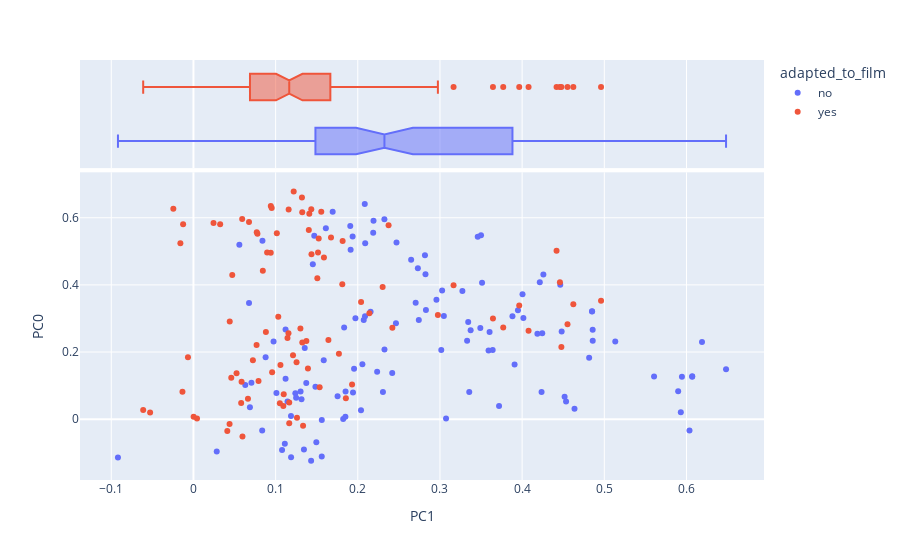

The notebook cell this image was saved under:
### Markdown cell above
## Riff 4: Working with adapted_to_film

### Code cell
# PCA visualization
from scipy.linalg import eigh
norm_docs = False 
center_term_vectors = False
TFIDF_L2 = pd.read_csv(f'{output_dir}/tfidf_l2.csv').set_index(['book_id', 'chap_id'])

# computing covariance matrix
COV = TFIDF_L2.cov()

# decompose matrix
eig_vals, eig_vecs = eigh(COV)

# convert eigen data to datagrames
EIG_VEC = pd.DataFrame(eig_vecs, index=COV.index, columns=COV.index)
EIG_VAL = pd.DataFrame(eig_vals, index=COV.index, columns=['eig_val'])
EIG_VAL.index.name = 'term_str'

# combine eigenvalues and eigenvectors
EIG_PAIRS = EIG_VAL.join(EIG_VEC.T)

# compute explained variance
EIG_PAIRS['exp_var'] = np.round((EIG_PAIRS.eig_val / EIG_PAIRS.eig_val.sum()) * 100, 2)

# pick top 10 components based on explained variance
COMPS = EIG_PAIRS.sort_values('exp_var', ascending=False).head(10).reset_index(drop=True)
COMPS.index.name = 'comp_id'
COMPS.index = ["PC{}".format(i) for i in COMPS.index.tolist()]
COMPS.index.name = 'pc_id'

# compute loadings (contribution of each term to the component)
LOADINGS = COMPS[COV.index].T
LOADINGS.index.name = 'term_str'

# compute top terms for each component
top_terms = []
for i in range(10):
    for j in [0, 1]:
        comp_str = ' '.join(LOADINGS.sort_values(f'PC{i}', ascending=bool(j)).head(5).index.to_list())
        top_terms.append((f"PC{i}", j, comp_str))
COMP_GLOSS = pd.DataFrame(top_terms).set_index([0,1]).unstack()
COMP_GLOSS.index.name = 'comp_id'
COMP_GLOSS.columns = COMP_GLOSS.columns.droplevel(0) 
COMP_GLOSS = COMP_GLOSS.rename(columns={0:'pos', 1:'neg'})

# project docs onto components to create document-component matrix
DCM = TFIDF_L2.dot(LOADINGS) 

# add meta data
LIB_COLS = ['title', 'year','goodreads', 'adapted_to_film']
DCM = DCM.join(LIB[LIB_COLS], on='book_id')

# define a doc field to name each chapter
DCM['doc'] = DCM.apply(lambda x: f"{x.title} {str(x.name[1]).zfill(2)}", 1)

# visualization function
def vis_pcs(M, a, b, label='title', hover_name='doc', symbol=None, size=None):
    return px.scatter(M, f"PC{a}", f"PC{b}", color=label, hover_name=hover_name, 
                     symbol=symbol, size=size,
                     marginal_x='box', height=600)

def vis_loadings(a=0, b=1, hover_name='term_str'):
    X = LOADINGS.join(VOCAB)
    return px.scatter(X.reset_index(), f"PC{a}", f"PC{b}", 
                      text='term_str', marginal_x='box', height=800)

vis_pcs(DCM, 1, 0, label='adapted_to_film')

### Figure 1 — Plotly figure (JSON) as saved in the notebook; plotly's stock layout.template omitted (floating-point values rounded to 4 significant figures)
{"data": [{"hovertemplate": "<b>%{hovertext}</b><br><br>adapted_to_film=no<br>PC1=%{x}<br>PC0=%{y}<extra></extra>", "hovertext": ["BetweenTheActs 01", "BetweenTheActs 02", "BetweenTheActs 03", "BetweenTheActs 04", "BetweenTheActs 05", "BetweenTheActs 06", "BetweenTheActs 07", "BetweenTheActs 08", "BetweenTheActs 09", "BetweenTheActs 10", "BetweenTheActs 11", "BetweenTheActs 12", "BetweenTheActs 13", "BetweenTheActs 14", "BetweenTheActs 15", "BetweenTheActs 16", "BetweenTheActs 17", "BetweenTheActs 18", "BetweenTheActs 19", "BetweenTheActs 20", "BetweenTheActs 21", "BetweenTheActs 22", "BetweenTheActs 23", "BetweenTheActs 24", "BetweenTheActs 25", "BetweenTheActs 26", "BetweenTheActs 27", "BetweenTheActs 28", "BetweenTheActs 29", "BetweenTheActs 30", "BetweenTheActs 31", "BetweenTheActs 32", "BetweenTheActs 33", "BetweenTheActs 34", "Flush 01", "Flush 02", "Flush 03", "Flush 04", "Flush 05", "Flush 06", "JacobsRoom 01", "JacobsRoom 02", "JacobsRoom 03", "JacobsRoom 04", "JacobsRoom 05", "JacobsRoom 06", "JacobsRoom 07", "JacobsRoom 08", "JacobsRoom 09", "JacobsRoom 10", "JacobsRoom 11", "JacobsRoom 12", "JacobsRoom 13", "JacobsRoom 14", "TheVoyageOut 01", "TheVoyageOut 02", "TheVoyageOut 03", "TheVoyageOut 04", "TheVoyageOut 05", "TheVoyageOut 06", "TheVoyageOut 07", "TheVoyageOut 08", "TheVoyageOut 09", "TheVoyageOut 10", "TheVoyageOut 11", "TheVoyageOut 12", "TheVoyageOut 13", "TheVoyageOut 14", "TheVoyageOut 15", "TheVoyageOut 16", "TheVoyageOut 17", "TheVoyageOut 18", "TheVoyageOut 19", "TheVoyageOut 20", "TheVoyageOut 21", "TheVoyageOut 22", "TheVoyageOut 23", "TheVoyageOut 24", "TheVoyageOut 25", "TheVoyageOut 26", "TheVoyageOut 27", "TheWaves 01", "TheWaves 02", "TheWaves 03", "TheWaves 04", "TheWaves 05", "TheWaves 06", "TheWaves 07", "TheWaves 08", "TheWaves 09", "TheWaves 10", "TheWaves 11", "TheWaves 12", "TheWaves 13", "TheWaves 14", "TheWaves 15", "TheWaves 16", "TheWaves 17", "TheWaves 18", "TheWaves 19", "TheWaves 20", "TheWaves 21", "TheWaves 22", "TheWaves 23", "TheWaves 24", "TheWaves 25", "TheWaves 26", "TheWaves 27", "TheYears 01", "TheYears 02", "TheYears 03", "TheYears 04", "TheYears 05", "TheYears 06", "TheYears 07", "TheYears 08", "TheYears 09", "TheYears 10"], "legendgroup": "no", "marker": {"color": "#636efa", "symbol": "circle"}, "mode": "markers", "name": "no", "orientation": "v", "showlegend": true, "type": "scatter", "x": [0.2056, 0.1562, 0.1145, 0.2236, 0.1822, 0.07056, 0.1315, 0.06872, 0.1834, 0.124, 0.1354, 0.08783, 0.101, 0.1121, 0.1851, 0.1304, 0.3373, 0.2419, 0.09751, 0.1121, 0.1249, 0.1585, 0.1373, 0.2325, 0.1484, 0.1955, 0.3591, 0.06308, 0.3016, 0.2743, 0.1754, 0.1187, 0.1849, 0.1942, 0.4859, 0.4816, 0.4186, 0.4859, 0.5134, 0.4851, 0.2306, 0.3604, 0.4015, 0.3491, 0.3882, 0.3344, 0.3047, 0.4481, 0.4851, 0.4245, 0.2829, 0.4464, 0.3949, 0.2039, 0.2824, 0.2649, 0.1937, 0.2324, 0.1971, 0.05585, 0.2072, 0.3026, 0.35, 0.2731, 0.1908, 0.2471, 0.2088, 0.1694, 0.1611, 0.2191, 0.2817, 0.06763, 0.2085, 0.2156, 0.1453, 0.2188, 0.08398, 0.147, 0.1913, 0.209, 0.2465, 0.08364, 0.6037, 0.02833, 0.3719, 0.4535, 0.4237, 0.4517, 0.4637, 0.3356, 0.3074, 0.3908, 0.1345, 0.5606, 0.5931, 0.1078, 0.6482, 0.1496, 0.5945, 0.1112, 0.5899, 0.1561, 0.607, 0.1432, 0.6069, 0.1188, 0.6189, -0.09189, 0.4258, 0.4005, 0.3641, 0.2957, 0.3512, 0.2704, 0.333, 0.4215, 0.3273, 0.346], "xaxis": "x", "y": [0.1638, -0.002191, 0.05286, 0.1414, 0.0006239, 0.1081, 0.05934, 0.03575, 0.2733, 0.07748, 0.2117, 0.1844, 0.0782, 0.2672, 0.08235, 0.08226, 0.2647, 0.1377, 0.2313, 0.1203, 0.06346, 0.1752, 0.108, 0.2075, 0.0963, 0.15, 0.2044, 0.1017, 0.2064, 0.2951, 0.06798, 0.00956, 0.00736, 0.0794, 0.2336, 0.183, 0.2542, 0.2661, 0.2312, 0.3205, 0.08119, 0.2597, 0.3016, 0.2717, 0.3066, 0.2892, 0.3071, 0.2614, 0.3216, 0.256, 0.3255, 0.4002, 0.3242, 0.02629, 0.4315, 0.4746, 0.5442, 0.5957, 0.3008, 0.5198, 0.2955, 0.3832, 0.5477, 0.4495, 0.5757, 0.5264, 0.3064, 0.618, 0.569, 0.5909, 0.4882, 0.3462, 0.6412, 0.3202, 0.4613, 0.555, 0.5313, 0.5462, 0.5047, 0.5243, 0.2859, -0.03413, -0.03357, -0.09612, 0.03942, 0.05251, 0.08081, 0.06702, 0.03108, 0.08086, 0.00229, 0.1628, -0.09072, 0.1267, 0.02033, -0.09201, 0.1484, -0.0689, 0.1266, -0.07351, 0.08293, -0.111, 0.1276, -0.1243, 0.1261, -0.1133, 0.2297, -0.1141, 0.4311, 0.372, 0.2063, 0.3559, 0.4067, 0.347, 0.2335, 0.408, 0.3817, 0.5433], "yaxis": "y"}, {"alignmentgroup": "True", "hovertemplate": "<b>%{hovertext}</b><br><br>adapted_to_film=no<br>PC1=%{x}<extra></extra>", "hovertext": ["BetweenTheActs 01", "BetweenTheActs 02", "BetweenTheActs 03", "BetweenTheActs 04", "BetweenTheActs 05", "BetweenTheActs 06", "BetweenTheActs 07", "BetweenTheActs 08", "BetweenTheActs 09", "BetweenTheActs 10", "BetweenTheActs 11", "BetweenTheActs 12", "BetweenTheActs 13", "BetweenTheActs 14", "BetweenTheActs 15", "BetweenTheActs 16", "BetweenTheActs 17", "BetweenTheActs 18", "BetweenTheActs 19", "BetweenTheActs 20", "BetweenTheActs 21", "BetweenTheActs 22", "BetweenTheActs 23", "BetweenTheActs 24", "BetweenTheActs 25", "BetweenTheActs 26", "BetweenTheActs 27", "BetweenTheActs 28", "BetweenTheActs 29", "BetweenTheActs 30", "BetweenTheActs 31", "BetweenTheActs 32", "BetweenTheActs 33", "BetweenTheActs 34", "Flush 01", "Flush 02", "Flush 03", "Flush 04", "Flush 05", "Flush 06", "JacobsRoom 01", "JacobsRoom 02", "JacobsRoom 03", "JacobsRoom 04", "JacobsRoom 05", "JacobsRoom 06", "JacobsRoom 07", "JacobsRoom 08", "JacobsRoom 09", "JacobsRoom 10", "JacobsRoom 11", "JacobsRoom 12", "JacobsRoom 13", "JacobsRoom 14", "TheVoyageOut 01", "TheVoyageOut 02", "TheVoyageOut 03", "TheVoyageOut 04", "TheVoyageOut 05", "TheVoyageOut 06", "TheVoyageOut 07", "TheVoyageOut 08", "TheVoyageOut 09", "TheVoyageOut 10", "TheVoyageOut 11", "TheVoyageOut 12", "TheVoyageOut 13", "TheVoyageOut 14", "TheVoyageOut 15", "TheVoyageOut 16", "TheVoyageOut 17", "TheVoyageOut 18", "TheVoyageOut 19", "TheVoyageOut 20", "TheVoyageOut 21", "TheVoyageOut 22", "TheVoyageOut 23", "TheVoyageOut 24", "TheVoyageOut 25", "TheVoyageOut 26", "TheVoyageOut 27", "TheWaves 01", "TheWaves 02", "TheWaves 03", "TheWaves 04", "TheWaves 05", "TheWaves 06", "TheWaves 07", "TheWaves 08", "TheWaves 09", "TheWaves 10", "TheWaves 11", "TheWaves 12", "TheWaves 13", "TheWaves 14", "TheWaves 15", "TheWaves 16", "TheWaves 17", "TheWaves 18", "TheWaves 19", "TheWaves 20", "TheWaves 21", "TheWaves 22", "TheWaves 23", "TheWaves 24", "TheWaves 25", "TheWaves 26", "TheWaves 27", "TheYears 01", "TheYears 02", "TheYears 03", "TheYears 04", "TheYears 05", "TheYears 06", "TheYears 07", "TheYears 08", "TheYears 09", "TheYears 10"], "legendgroup": "no", "marker": {"color": "#636efa", "symbol": "circle"}, "name": "no", "notched": true, "offsetgroup": "no", "showlegend": false, "type": "box", "x": [0.2056, 0.1562, 0.1145, 0.2236, 0.1822, 0.07056, 0.1315, 0.06872, 0.1834, 0.124, 0.1354, 0.08783, 0.101, 0.1121, 0.1851, 0.1304, 0.3373, 0.2419, 0.09751, 0.1121, 0.1249, 0.1585, 0.1373, 0.2325, 0.1484, 0.1955, 0.3591, 0.06308, 0.3016, 0.2743, 0.1754, 0.1187, 0.1849, 0.1942, 0.4859, 0.4816, 0.4186, 0.4859, 0.5134, 0.4851, 0.2306, 0.3604, 0.4015, 0.3491, 0.3882, 0.3344, 0.3047, 0.4481, 0.4851, 0.4245, 0.2829, 0.4464, 0.3949, 0.2039, 0.2824, 0.2649, 0.1937, 0.2324, 0.1971, 0.05585, 0.2072, 0.3026, 0.35, 0.2731, 0.1908, 0.2471, 0.2088, 0.1694, 0.1611, 0.2191, 0.2817, 0.06763, 0.2085, 0.2156, 0.1453, 0.2188, 0.08398, 0.147, 0.1913, 0.209, 0.2465, 0.08364, 0.6037, 0.02833, 0.3719, 0.4535, 0.4237, 0.4517, 0.4637, 0.3356, 0.3074, 0.3908, 0.1345, 0.5606, 0.5931, 0.1078, 0.6482, 0.1496, 0.5945, 0.1112, 0.5899, 0.1561, 0.607, 0.1432, 0.6069, 0.1188, 0.6189, -0.09189, 0.4258, 0.4005, 0.3641, 0.2957, 0.3512, 0.2704, 0.333, 0.4215, 0.3273, 0.346], "xaxis": "x2", "yaxis": "y2"}, {"hovertemplate": "<b>%{hovertext}</b><br><br>adapted_to_film=yes<br>PC1=%{x}<br>PC0=%{y}<extra></extra>", "hovertext": ["MrsDalloway 01", "MrsDalloway 02", "MrsDalloway 03", "MrsDalloway 04", "MrsDalloway 05", "MrsDalloway 06", "MrsDalloway 07", "MrsDalloway 08", "NightAndDay 01", "NightAndDay 02", "NightAndDay 03", "NightAndDay 04", "NightAndDay 05", "NightAndDay 06", "NightAndDay 07", "NightAndDay 08", "NightAndDay 09", "NightAndDay 10", "NightAndDay 11", "NightAndDay 12", "NightAndDay 13", "NightAndDay 14", "NightAndDay 15", "NightAndDay 16", "NightAndDay 17", "NightAndDay 18", "NightAndDay 19", "NightAndDay 20", "NightAndDay 21", "NightAndDay 22", "NightAndDay 23", "NightAndDay 24", "NightAndDay 25", "NightAndDay 26", "NightAndDay 27", "NightAndDay 28", "NightAndDay 29", "NightAndDay 30", "NightAndDay 31", "NightAndDay 32", "NightAndDay 33", "NightAndDay 34", "Orlando 01", "Orlando 02", "Orlando 03", "Orlando 04", "Orlando 05", "Orlando 06", "ToTheLighthouse 01", "ToTheLighthouse 02", "ToTheLighthouse 03", "ToTheLighthouse 04", "ToTheLighthouse 05", "ToTheLighthouse 06", "ToTheLighthouse 07", "ToTheLighthouse 08", "ToTheLighthouse 09", "ToTheLighthouse 10", "ToTheLighthouse 11", "ToTheLighthouse 12", "ToTheLighthouse 13", "ToTheLighthouse 14", "ToTheLighthouse 15", "ToTheLighthouse 16", "ToTheLighthouse 17", "ToTheLighthouse 18", "ToTheLighthouse 19", "ToTheLighthouse 20", "ToTheLighthouse 21", "ToTheLighthouse 22", "ToTheLighthouse 23", "ToTheLighthouse 24", "ToTheLighthouse 25", "ToTheLighthouse 26", "ToTheLighthouse 27", "ToTheLighthouse 28", "ToTheLighthouse 29", "ToTheLighthouse 30", "ToTheLighthouse 31", "ToTheLighthouse 32", "ToTheLighthouse 33", "ToTheLighthouse 34", "ToTheLighthouse 35", "ToTheLighthouse 36", "ToTheLighthouse 37", "ToTheLighthouse 38", "ToTheLighthouse 39", "ToTheLighthouse 40", "ToTheLighthouse 41", "ToTheLighthouse 42", "ToTheLighthouse 43"], "legendgroup": "yes", "marker": {"color": "#EF553B", "symbol": "circle"}, "mode": "markers", "name": "yes", "orientation": "v", "showlegend": true, "type": "scatter", "x": [0.377, 0.4478, 0.2975, 0.3645, 0.1855, 0.2141, 0.4419, 0.3165, 0.1674, 0.1815, 0.1811, 0.1555, 0.1324, 0.2375, 0.08967, 0.04723, 0.1436, 0.09404, 0.02444, 0.1524, 0.08443, 0.1404, 0.2303, 0.03251, 0.1508, 0.122, -0.01591, 0.1588, 0.06761, -0.02448, 0.05929, 0.1159, 0.07704, 0.132, 0.09523, 0.1015, -0.01259, 0.07787, 0.1434, 0.09412, 0.141, 0.204, 0.4552, 0.4623, 0.3965, 0.446, 0.4078, 0.496, 0.2421, -0.05276, 0.06633, 0.1642, 0.1255, 0.177, 0.07919, 0.1325, 0.1374, 0.1302, 0.07234, 0.1032, -0.00669, 0.1393, -0.06117, 0.1212, 0.1516, 0.1144, 0.04415, 0.004311, 0.1094, 0.1334, 0.1166, 0.1051, 0.126, 0.05966, 0.1536, 0.193, 0.04394, 0.04603, 0.09577, 0.07683, 0.05245, 0.05858, 0.08815, 0.04118, 0.05805, 0.1099, 0.0002099, 0.1166, 0.1156, 0.1059, -0.01338], "xaxis": "x", "y": [0.2729, 0.2149, 0.3101, 0.2998, 0.06233, 0.3156, 0.5018, 0.399, 0.5409, 0.5311, 0.4019, 0.6177, 0.6162, 0.5777, 0.4968, 0.4295, 0.4914, 0.4958, 0.5841, 0.5379, 0.4424, 0.5634, 0.3938, 0.5806, 0.4201, 0.6784, 0.5237, 0.482, 0.5876, 0.6269, 0.5963, 0.6244, 0.5571, 0.6604, 0.6294, 0.5537, 0.5803, 0.5526, 0.6253, 0.6354, 0.6122, 0.3494, 0.2828, 0.3425, 0.3389, 0.4077, 0.2633, 0.3531, 0.2724, 0.01951, 0.06057, 0.2359, 0.1692, 0.1948, 0.1133, 0.2283, 0.2328, 0.2703, 0.1755, 0.3051, 0.1845, 0.1513, 0.02747, 0.1904, 0.4968, 0.2415, 0.2913, 0.001763, 0.03896, -0.01964, -0.01196, 0.04708, 0.003808, -0.05162, 0.09473, 0.1033, -0.01469, 0.1231, 0.14, 0.221, 0.1366, 0.1118, 0.2597, -0.0356, 0.0481, 0.07399, 0.007513, 0.04952, 0.2561, 0.1615, 0.08152], "yaxis": "y"}, {"alignmentgroup": "True", "hovertemplate": "<b>%{hovertext}</b><br><br>adapted_to_film=yes<br>PC1=%{x}<extra></extra>", "hovertext": ["MrsDalloway 01", "MrsDalloway 02", "MrsDalloway 03", "MrsDalloway 04", "MrsDalloway 05", "MrsDalloway 06", "MrsDalloway 07", "MrsDalloway 08", "NightAndDay 01", "NightAndDay 02", "NightAndDay 03", "NightAndDay 04", "NightAndDay 05", "NightAndDay 06", "NightAndDay 07", "NightAndDay 08", "NightAndDay 09", "NightAndDay 10", "NightAndDay 11", "NightAndDay 12", "NightAndDay 13", "NightAndDay 14", "NightAndDay 15", "NightAndDay 16", "NightAndDay 17", "NightAndDay 18", "NightAndDay 19", "NightAndDay 20", "NightAndDay 21", "NightAndDay 22", "NightAndDay 23", "NightAndDay 24", "NightAndDay 25", "NightAndDay 26", "NightAndDay 27", "NightAndDay 28", "NightAndDay 29", "NightAndDay 30", "NightAndDay 31", "NightAndDay 32", "NightAndDay 33", "NightAndDay 34", "Orlando 01", "Orlando 02", "Orlando 03", "Orlando 04", "Orlando 05", "Orlando 06", "ToTheLighthouse 01", "ToTheLighthouse 02", "ToTheLighthouse 03", "ToTheLighthouse 04", "ToTheLighthouse 05", "ToTheLighthouse 06", "ToTheLighthouse 07", "ToTheLighthouse 08", "ToTheLighthouse 09", "ToTheLighthouse 10", "ToTheLighthouse 11", "ToTheLighthouse 12", "ToTheLighthouse 13", "ToTheLighthouse 14", "ToTheLighthouse 15", "ToTheLighthouse 16", "ToTheLighthouse 17", "ToTheLighthouse 18", "ToTheLighthouse 19", "ToTheLighthouse 20", "ToTheLighthouse 21", "ToTheLighthouse 22", "ToTheLighthouse 23", "ToTheLighthouse 24", "ToTheLighthouse 25", "ToTheLighthouse 26", "ToTheLighthouse 27", "ToTheLighthouse 28", "ToTheLighthouse 29", "ToTheLighthouse 30", "ToTheLighthouse 31", "ToTheLighthouse 32", "ToTheLighthouse 33", "ToTheLighthouse 34", "ToTheLighthouse 35", "ToTheLighthouse 36", "ToTheLighthouse 37", "ToTheLighthouse 38", "ToTheLighthouse 39", "ToTheLighthouse 40", "ToTheLighthouse 41", "ToTheLighthouse 42", "ToTheLighthouse 43"], "legendgroup": "yes", "marker": {"color": "#EF553B", "symbol": "circle"}, "name": "yes", "notched": true, "offsetgroup": "yes", "showlegend": false, "type": "box", "x": [0.377, 0.4478, 0.2975, 0.3645, 0.1855, 0.2141, 0.4419, 0.3165, 0.1674, 0.1815, 0.1811, 0.1555, 0.1324, 0.2375, 0.08967, 0.04723, 0.1436, 0.09404, 0.02444, 0.1524, 0.08443, 0.1404, 0.2303, 0.03251, 0.1508, 0.122, -0.01591, 0.1588, 0.06761, -0.02448, 0.05929, 0.1159, 0.07704, 0.132, 0.09523, 0.1015, -0.01259, 0.07787, 0.1434, 0.09412, 0.141, 0.204, 0.4552, 0.4623, 0.3965, 0.446, 0.4078, 0.496, 0.2421, -0.05276, 0.06633, 0.1642, 0.1255, 0.177, 0.07919, 0.1325, 0.1374, 0.1302, 0.07234, 0.1032, -0.00669, 0.1393, -0.06117, 0.1212, 0.1516, 0.1144, 0.04415, 0.004311, 0.1094, 0.1334, 0.1166, 0.1051, 0.126, 0.05966, 0.1536, 0.193, 0.04394, 0.04603, 0.09577, 0.07683, 0.05245, 0.05858, 0.08815, 0.04118, 0.05805, 0.1099, 0.0002099, 0.1166, 0.1156, 0.1059, -0.01338], "xaxis": "x2", "yaxis": "y2"}], "layout": {"autosize": true, "legend": {"title": {"text": "adapted_to_film"}, "tracegroupgap": 0}, "margin": {"t": 60}, "xaxis": {"anchor": "y", "autorange": true, "domain": [0, 1], "range": [-0.1493, 0.7056], "title": {"text": "PC1"}, "type": "linear"}, "xaxis2": {"anchor": "y2", "autorange": true, "domain": [0, 1], "matches": "x", "range": [-0.1493, 0.7056], "showgrid": true, "showticklabels": false, "type": "linear"}, "yaxis": {"anchor": "x", "autorange": true, "domain": [0, 0.7326], "range": [-0.1802, 0.7343], "title": {"text": "PC0"}, "type": "linear"}, "yaxis2": {"anchor": "x2", "autorange": true, "domain": [0.7426, 1], "matches": "y2", "range": [-0.5, 1.5], "showgrid": false, "showline": false, "showticklabels": false, "ticks": "", "type": "category"}}}
